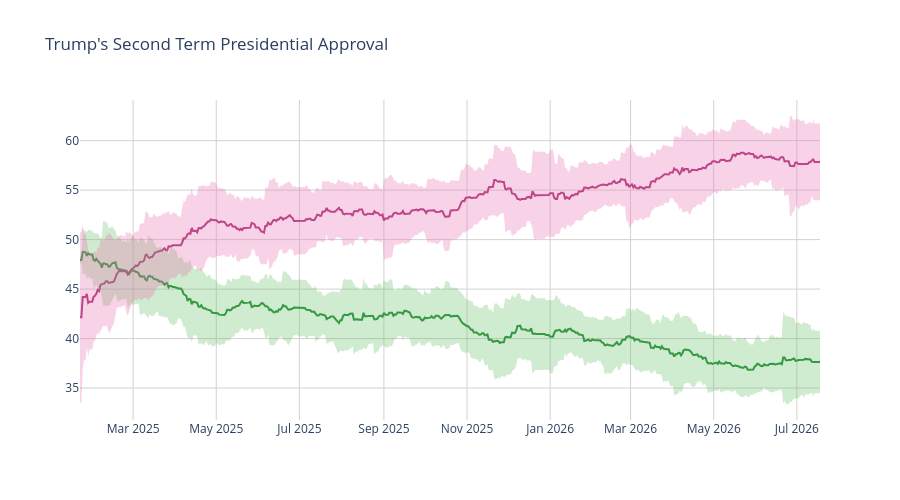

Notebook cell for this chart:
### Code cell
disappr_ci_hex = "#e86eaf"
appr_ci_hex = "#60be65"
disappr_ci_rgba = "rgba(232, 110, 175, 0.3)"
appr_ci_rgba = "rgba(96, 190, 101, 0.3)"
grid_col = "#d4d2d2"


# Approve
fig = go.Figure(go.Scatter(
    x=pres['end_date'],
    y=pres['approve'],
    hovertemplate="%{y:.2f}%",
    name="<b>Approve</b>",
    line=dict(color="#228833"),
    showlegend=False
))

# Disapprove
fig.add_trace(go.Scatter(
    x=pres['end_date'],
    y=pres['disapprove'],
    hovertemplate="%{y:.2f}%",
    name="<b>Disapprove</b>",
    line=dict(color="#aa3377"),
    showlegend=False
    )
)

# Approve CI
fig.add_traces([

    # Upper bound
    go.Scatter(
        x=pres['end_date'],
        y=pres['approve_upper_ci'],
        marker=dict(color=appr_ci_hex),
        line=dict(width=0),
        mode='lines',
        showlegend=False,
        hoverinfo="skip"
    ),

    # Lower bound
    go.Scatter(
        x=pres['end_date'],
        y=pres['approve_lower_ci'],
        marker=dict(color=appr_ci_hex),
        line=dict(width=0),
        mode='lines',
        fillcolor=appr_ci_rgba,
        fill="tonexty",
        showlegend=False,
        hoverinfo="skip"
    )
])

# Disapprove CI
fig.add_traces([

    # Upper bound
    go.Scatter(
        x=pres['end_date'],
        y=pres['disapprove_upper_ci'],
        marker=dict(color=disappr_ci_hex),
        line=dict(width=0),
        mode='lines',
        showlegend=False,
        hoverinfo="skip"
    ),

    # Lower bound
    go.Scatter(
        x=pres['end_date'],
        y=pres['disapprove_lower_ci'],
        marker=dict(color=disappr_ci_hex),
        line=dict(width=0),
        mode='lines',
        fillcolor=disappr_ci_rgba,
        fill="tonexty",
        showlegend=False,
        hoverinfo="skip"
    )
])

fig.update_layout(
    title=dict(text="Trump's Second Term Presidential Approval"),
    hovermode="x"
)

fig.update_xaxes(gridcolor=grid_col)
fig.update_yaxes(gridcolor=grid_col)

fig.update_layout(hovermode="x", hoverlabel_align="right", plot_bgcolor="rgba(0, 0, 0, 0)", height=500)
fig.show()

### Figure 1 — Plotly figure (JSON) as saved in the notebook; plotly's stock layout.template omitted (floating-point values rounded to 4 significant figures; data arrays with more than 128 entries replaced by an {"elided": "..."} marker saying what was removed)
{"data": [{"hovertemplate": "%{y:.2f}%", "line": {"color": "#228833"}, "name": "<b>Approve</b>", "showlegend": false, "type": "scatter", "x": {"elided": "544 str values"}, "y": {"elided": "544 float values"}}, {"hovertemplate": "%{y:.2f}%", "line": {"color": "#aa3377"}, "name": "<b>Disapprove</b>", "showlegend": false, "type": "scatter", "x": {"elided": "544 str values"}, "y": {"elided": "544 float values"}}, {"hoverinfo": "skip", "line": {"width": 0}, "marker": {"color": "#60be65"}, "mode": "lines", "showlegend": false, "type": "scatter", "x": {"elided": "544 str values"}, "y": {"elided": "544 float values"}}, {"fill": "tonexty", "fillcolor": "rgba(96, 190, 101, 0.3)", "hoverinfo": "skip", "line": {"width": 0}, "marker": {"color": "#60be65"}, "mode": "lines", "showlegend": false, "type": "scatter", "x": {"elided": "544 str values"}, "y": {"elided": "544 float values"}}, {"hoverinfo": "skip", "line": {"width": 0}, "marker": {"color": "#e86eaf"}, "mode": "lines", "showlegend": false, "type": "scatter", "x": {"elided": "544 str values"}, "y": {"elided": "544 float values"}}, {"fill": "tonexty", "fillcolor": "rgba(232, 110, 175, 0.3)", "hoverinfo": "skip", "line": {"width": 0}, "marker": {"color": "#e86eaf"}, "mode": "lines", "showlegend": false, "type": "scatter", "x": {"elided": "544 str values"}, "y": {"elided": "544 float values"}}], "layout": {"height": 500, "hoverlabel": {"align": "right"}, "hovermode": "x", "plot_bgcolor": "rgba(0, 0, 0, 0)", "title": {"text": "Trump's Second Term Presidential Approval"}, "xaxis": {"gridcolor": "#d4d2d2"}, "yaxis": {"gridcolor": "#d4d2d2"}}}
